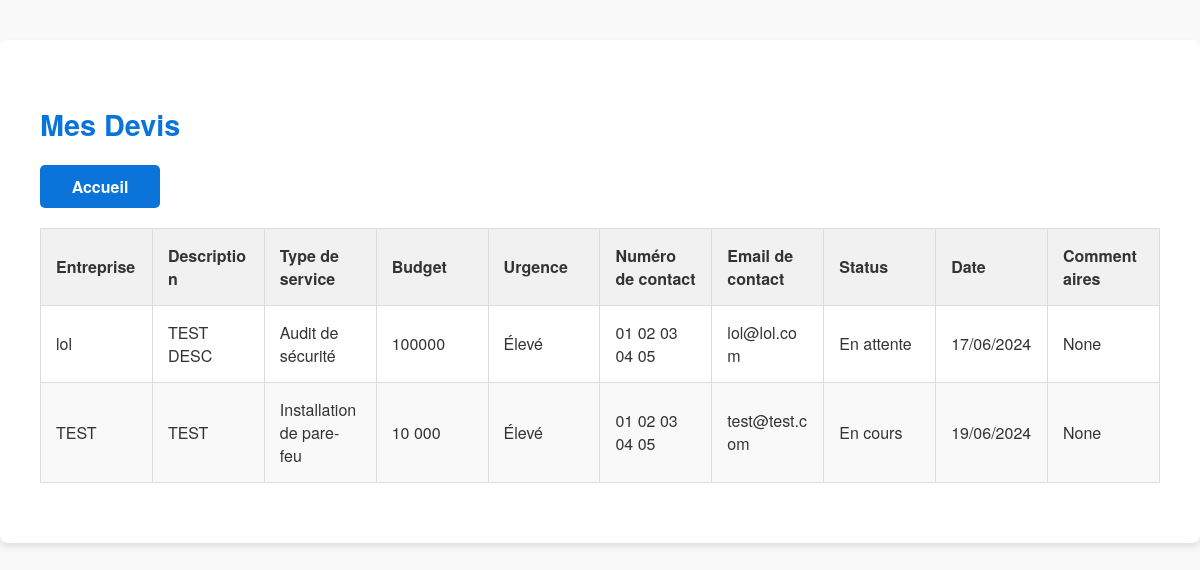
Screenshot of /my_devis (signed in) with the database file from the repository.
### models.py (models this page shows)
class Devis(db.Model):
    id = db.Column(db.Integer, primary_key=True)
    user_id = db.Column(db.Integer, db.ForeignKey('user.id'), nullable=False)
    employee_id = db.Column(db.Integer, db.ForeignKey('user.id'), nullable=True)  # Changement ici
    entreprise = db.Column(db.String(120), nullable=False)
    description = db.Column(db.Text, nullable=False)
    service_type = db.Column(db.String(120), nullable=False)
    budget = db.Column(db.String(120), nullable=False)
    urgence = db.Column(db.String(120), nullable=False)
    contact_number = db.Column(db.String(20), nullable=False)
    contact_email = db.Column(db.String(120), nullable=False)
    additional_info = db.Column(db.Text, nullable=True)
    status = db.Column(db.String(20), nullable=False, default='En attente')
    admin_notes = db.Column(db.Text, nullable=True)
    date = db.Column(db.DateTime, nullable=False)
    user = db.relationship('User', foreign_keys=[user_id], backref=db.backref('devis', lazy=True))
    employee = db.relationship('User', foreign_keys=[employee_id], backref=db.backref('assigned_devis', lazy=True))

### app.py (the view)
@app.route('/my_devis')
def my_devis():
    if 'user_id' not in session:
        return redirect(url_for('login'))
    user_id = session['user_id']
    devis_list = Devis.query.filter_by(user_id=user_id).all()
    return render_template('devis_list.html', devis_list=devis_list)

### templates/devis_list.html (shortened to what this page needs)
<!DOCTYPE html>
<html lang="fr">
<head>
    <link rel="stylesheet" href="{{ url_for('static', filename='style.css') }}">
</head>
<body>
    <div class="devis-list-container">
        <h2>Mes Devis</h2>
        <a href="{{ url_for('index') }}" class="btn">Accueil</a>
        <table>
            <thead>
                <tr>
                    <th>Entreprise</th>
                    <th>Description</th>
                    <th>Type de service</th>
                    <th>Budget</th>
                    <th>Urgence</th>
                    <th>Numéro de contact</th>
                    <th>Email de contact</th>
                    <th>Status</th>
                    <th>Date</th>
                    <th>Commentaires</th>
                </tr>
            </thead>
            <tbody>
                {% for devis in devis_list %}
                <tr>
                    <td>{{ devis.entreprise }}</td>
                    <td>{{ devis.description }}</td>
                    <td>{{ devis.service_type }}</td>
                    <td>{{ devis.budget }}</td>
                    <td>{{ devis.urgence }}</td>
                    <td>{{ devis.contact_number }}</td>
                    <td>{{ devis.contact_email }}</td>
                    <td>{{ devis.status }}</td>
                    <td>{{ devis.date.strftime('%d/%m/%Y') }}</td>
                    <td>{{ devis.admin_notes }}</td>
                </tr>
                {% endfor %}
            </tbody>
        </table>
    </div>
</body>
</html>

### static/style.css (style rules this page uses)
body, html { margin: 0; padding: 0; font-family: 'Helvetica Neue', Arial, sans-serif; background-color: #f9f9f9; color: #333; }
.devis-list-container { max-width: 100%; margin: 40px auto; padding: 40px; background: white; border-radius: 8px; box-shadow: 0 4px 6px rgba(0, 0, 0, 0.1); overflow-x: auto; }
.devis-list-container h2 { margin-bottom: 20px; font-size: 1.8em; color: #0a74da; }
.devis-list-container .btn { display: block; width: 100px; margin-bottom: 20px; padding: 10px; background-color: #0a74da; color: white; text-align: center; text-decoration: none; border-radius: 5px; font-size: 1em; font-weight: bold; transition: background-color 0.3s ease; }
.devis-list-container table { width: 100%; border-collapse: collapse; margin-bottom: 20px; table-layout: fixed; }
.devis-list-container table, .devis-list-container th, .devis-list-container td { border: 1px solid #ddd; }
.devis-list-container th, .devis-list-container td { padding: 15px; text-align: left; word-wrap: break-word; }
.devis-list-container th { background-color: #f1f1f1; }
.devis-list-container tr:nth-child(even) { background-color: #f9f9f9; }

### rows the page displays
Devis: entreprise "lol", description "TEST DESC", service_type "Audit de sécurité", budget "100000", urgence "Élevé", contact_number "01 02 03 04 05", contact_email "lol@lol.com", status "En attente", date "17/06/2024", admin_notes "None"
Devis: entreprise "TEST", description "TEST", service_type "Installation de pare-feu", budget "10 000", urgence "Élevé", contact_number "01 02 03 04 05", contact_email "test@test.com", status "En cours", date "19/06/2024", admin_notes "None"
